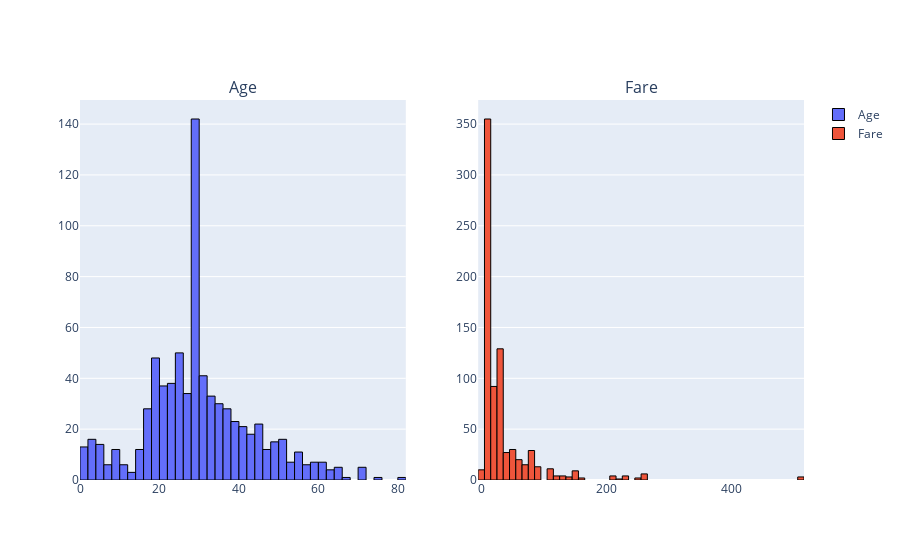

Here is the notebook cell this chart was saved with:
### Code cell
import plotly.subplots as sp
import plotly.graph_objects as go

fig= sp.make_subplots(rows=1,cols=len(num_cols),subplot_titles=num_cols)
for i,col in enumerate(num_cols):
   fig.add_trace(go.Histogram(x=df[col],name=col,marker=dict(line=dict(color='black',width=1))),
                 row=1,col=i+1
                 )

fig.show()

### Figure 1 — Plotly figure (JSON) as saved in the notebook; plotly's stock layout.template omitted (floating-point values rounded to 4 significant figures; data arrays with more than 128 entries replaced by an {"elided": "..."} marker saying what was removed)
{"data": [{"marker": {"line": {"color": "black", "width": 1}}, "name": "Age", "type": "histogram", "x": {"elided": "773 float values"}, "xaxis": "x", "yaxis": "y"}, {"marker": {"line": {"color": "black", "width": 1}}, "name": "Fare", "type": "histogram", "x": {"elided": "773 float values"}, "xaxis": "x2", "yaxis": "y2"}], "layout": {"annotations": [{"font": {"size": 16}, "showarrow": false, "text": "Age", "x": 0.225, "xanchor": "center", "xref": "paper", "y": 1, "yanchor": "bottom", "yref": "paper"}, {"font": {"size": 16}, "showarrow": false, "text": "Fare", "x": 0.775, "xanchor": "center", "xref": "paper", "y": 1, "yanchor": "bottom", "yref": "paper"}], "xaxis": {"anchor": "y", "domain": [0, 0.45]}, "xaxis2": {"anchor": "y2", "domain": [0.55, 1]}, "yaxis": {"anchor": "x", "domain": [0, 1]}, "yaxis2": {"anchor": "x2", "domain": [0, 1]}}}
